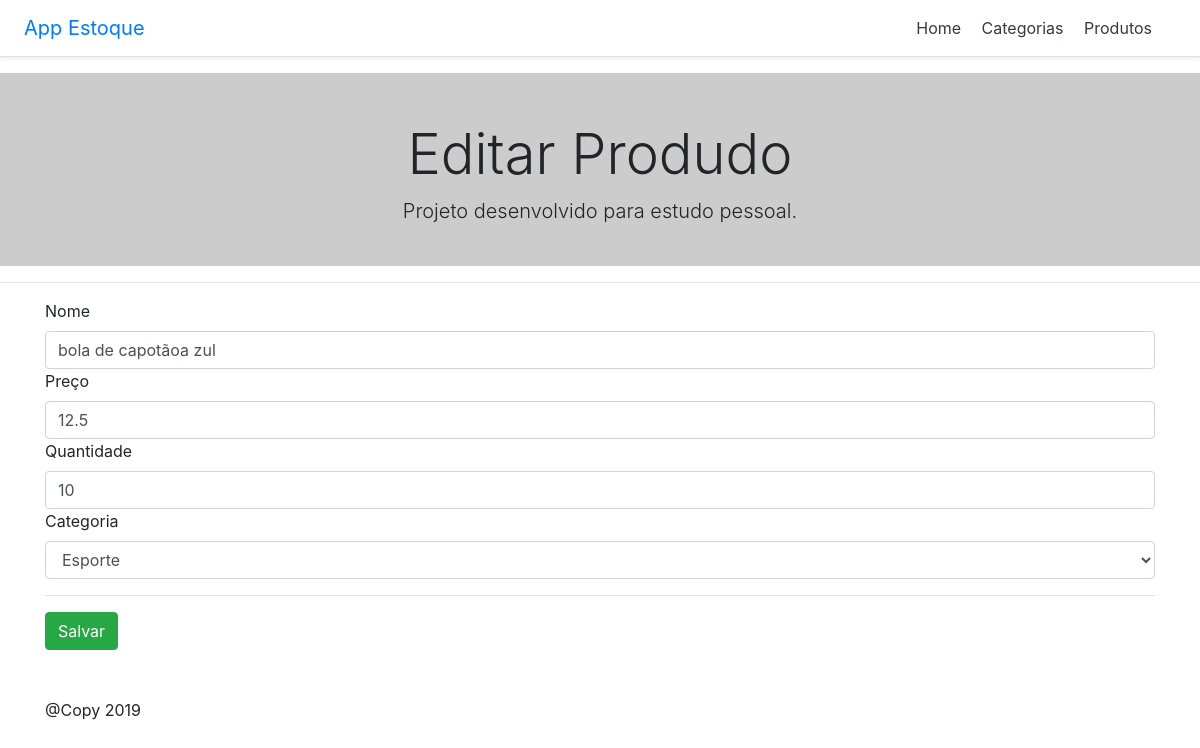
/index.php/produtos/edit/2, run on the app's committed database.
### tables this page shows
CREATE TABLE `produtos` (
  `id` int(11) NOT NULL,
  `nome` varchar(150) NOT NULL,
  `preco` float NOT NULL,
  `qtd` int(11) NOT NULL,
  `categoria` int(11) NOT NULL
);

CREATE TABLE `categorias` (
  `id` int(11) NOT NULL,
  `nome` varchar(150) NOT NULL
);

### application/controllers/Produtos.php (called while the page is built, shortened)
<?php
class Produtos extends CI_Controller{
	public function __construct()
	{
		$this->load->model('Produtos_model');
		$this->load->model('Categorias_model');
	}
	public function edit($id = false)
	{
		$this->load->helper('form');
		$this->load->library('form_validation');
		$dados = array(
			'title' => 'App Estoque',
			'msg' => 'Editar Produdo',
			'prod' =>$this->Produtos_model->getProdutos($id),
			'cat' => $this->Categorias_model->getCategoria()
		);
		$this->form_validation->set_rules('nome', 'Nome Produto', 'required');
		$this->form_validation->set_rules('preco', 'Preço', 'required');
		$this->form_validation->set_rules('qtd', 'Quantidade', 'required');
		if ($this->form_validation->run() === false) {
			$this->load->view('template/header', $dados);
			$this->load->view('produtos/edit', $dados);
			$this->load->view('template/footer');
			} else{
				$this->Produtos_model->upProduto();
				redirect('produtos');
				exit();
			}
	}
}

### index.php (called while the page is built, shortened)
<?php
require_once BASEPATH.'core/CodeIgniter.php';

### application/models/Produtos_model.php (called while the page is built, shortened)
<?php
class Produtos_model extends CI_Model{
	public function getProdutos($id = false)
	{
		if($id === false){
			$this->db->select('produtos.id, produtos.nome, produtos.preco, produtos.qtd, categorias.nome as cat');
			$this->db->from('produtos');
			$this->db->join('categorias', 'categorias.id = produtos.categoria');
			$this->db->order_by('produtos.id', 'ASC');
			$query = $this->db->get();
			return $query->result_array();
		}else{
			$this->db->select('produtos.id, produtos.nome, produtos.preco, produtos.qtd, produtos.categoria, categorias.nome as cat');
			$this->db->from('produtos');
			$this->db->join('categorias', 'categorias.id = produtos.categoria');
			$this->db->where('produtos.id', $id);
			$query = $this->db->get();
			return $query->row_array();
		}
	}
}

### application/views/produtos/edit.php (the view, shortened to what this page needs)
<div class="pricing-header px-3 py-3 pt-md-5 pb-md-4 mx-auto text-center" style="background-color: #ccc">
  <h1 class="display-4"><?php echo $msg ?></h1>
  <p class="lead">Projeto desenvolvido para estudo pessoal.</p>
</div>
<hr>
<div class="container">
	<?php echo form_open('produtos/edit')?>
	<label>Nome</label>
	<input type="text" name="nome" value="<?php echo $prod['nome']?>" class="form-control">
	<label>Preço</label>
	<input type="text" name="preco" value="<?php echo $prod['preco']?>" class="form-control">
	<label>Quantidade</label>
	<input type="text" name="qtd" value="<?php echo $prod['qtd']?>" class="form-control">
	<label>Categoria</label>
	<select class="form-control" name="categoria">
		<option value="<?php echo $prod['categoria']?>"> <?php echo $prod['cat']?></option>
	</select>
	<hr>
	<input type="submit" class="btn btn-success" value="Salvar">

### data on the page
produtos: nome "bola de capotãoa zul", preco "12.5", qtd "10", categoria "Esporte"

### other printed values
$title "App Estoque"
$msg "Editar Produdo"
